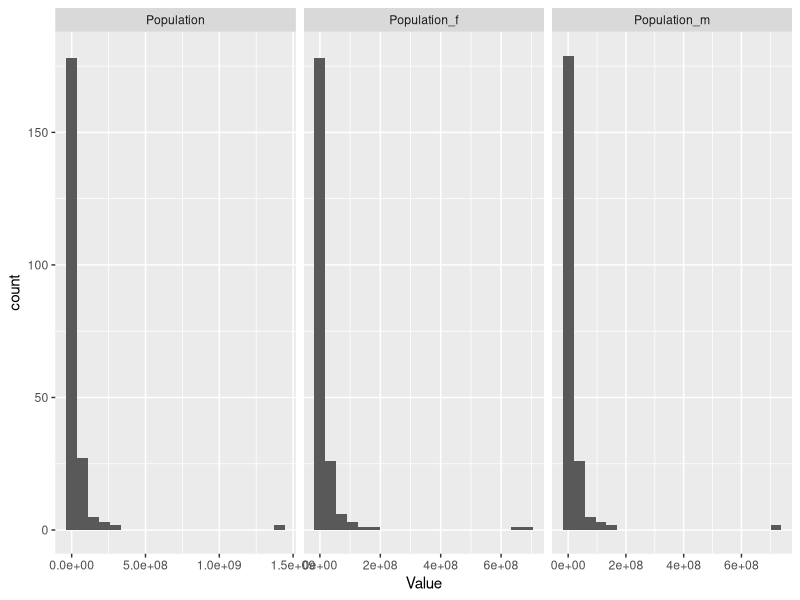

The R source for this figure: (Note: this script raises an error after producing the figure.)
## ---- chunk 1
# Load packages
library(tidyverse)
library(stringr)

## ---- chunk 2
# Import data
data <- read_csv("Final_clean_data.csv")
## ---- chunk 3
# Data wrangle
# Get the column names
column_names <- colnames(data)
world_data <- data |> slice(1:217)

# Assuming your dataset is named 'df' and the column is 'ColumnName'
world_data$Country <- str_to_upper(world_data$Country)
#world_data$Country

# Create a new column named "Region" in the dataset
world_data$Region <- NA
#colnames(world_data)

# List of East Asia and Pacific countries
east_asia_pacific_countries <- c("AMERICAN SAMOA", "AUSTRALIA", "BRUNEI DARUSSALAM", "CAMBODIA", "CHINA", "FIJI", "FRENCH POLYNESIA", "GUAM", "HONG KONG SAR, CHINA", "INDONESIA", "JAPAN", "KIRIBATI", "KOREA, DEM. PEOPLE'S REP.", "KOREA, REP.", "LAO PDR", "MACAO SAR, CHINA", "MALAYSIA", "MARSHALL ISLANDS", "MICRONESIA, FED. STS.", "MONGOLIA", "MYANMAR", "NAURU", "NEW CALEDONIA", "NEW ZEALAND", "NORTHERN MARIANA ISLANDS", "PALAU", "PAPUA NEW GUINEA", "PHILIPPINES", "SAMOA", "SINGAPORE", "SOLOMON ISLANDS", "THAILAND", "TIMOR-LESTE", "TONGA", "TUVALU", "VANUATU", "VIET NAM")
# Assign the "East Asia and Pacific" region to the specified countries
world_data$Region[world_data$Country %in% east_asia_pacific_countries] <- "East Asia and Pacific"

# List of Europe and Central Asia countries
europe_central_asia_countries <- c("ALBANIA", "ANDORRA", "ARMENIA", "AUSTRIA", "AZERBAIJAN", "BELARUS", "BELGIUM", "BOSNIA AND HERZEGOVINA", "BULGARIA", "CHANNEL ISLANDS", "CROATIA", "CYPRUS", "CZECHIA", "DENMARK", "ESTONIA", "FAROE ISLANDS", "FINLAND", "FRANCE", "GEORGIA", "GERMANY", "GIBRALTAR", "GREECE", "GREENLAND", "HUNGARY", "ICELAND", "IRELAND", "ISLE OF MAN", "ITALY", "KAZAKHSTAN", "KOSOVO", "KYRGYZ REPUBLIC", "LATVIA", "LIECHTENSTEIN", "LITHUANIA", "LUXEMBOURG", "MOLDOVA", "MONACO", "MONTENEGRO", "NETHERLANDS", "NORTH MACEDONIA", "NORWAY", "POLAND", "PORTUGAL", "ROMANIA", "RUSSIAN FEDERATION", "SAN MARINO", "SERBIA", "SLOVAK REPUBLIC", "SLOVENIA", "SPAIN", "SWEDEN", "SWITZERLAND", "TAJIKISTAN", "TURKIYE", "TURKMENISTAN", "UKRAINE", "UNITED KINGDOM", "UZBEKISTAN")
# Assign the "Europe and Central Asia" region to the specified countries
world_data$Region[world_data$Country %in% europe_central_asia_countries] <- "Europe and Central Asia"


# List of Latin America and Caribbean countries
latin_america_caribbean_countries <- c(
  "ANTIGUA AND BARBUDA", "ARGENTINA", "ARUBA", "BAHAMAS, THE", "BARBADOS", "BELIZE", "BOLIVIA", "BRAZIL", "BRITISH VIRGIN ISLANDS",
  "CAYMAN ISLANDS", "CHILE", "COLOMBIA", "COSTA RICA", "CUBA", "CURACAO", "DOMINICA", "DOMINICAN REPUBLIC", "ECUADOR", "EL SALVADOR",
  "GRENADA", "GUATEMALA", "GUYANA", "HAITI", "HONDURAS", "JAMAICA", "MEXICO", "NICARAGUA", "PANAMA", "PARAGUAY", "PERU", "PUERTO RICO",
  "SINT MAARTEN (DUTCH PART)", "ST. KITTS AND NEVIS", "ST. LUCIA", "ST. MARTIN (FRENCH PART)", "ST. VINCENT AND THE GRENADINES",
  "SURINAME", "TRINIDAD AND TOBAGO", "TURKS AND CAICOS ISLANDS", "URUGUAY", "VENEZUELA, RB", "VIRGIN ISLANDS (U.S.)"
)
# Assign the "Latin America and Caribbean" region to the specified countries
world_data$Region[world_data$Country %in% latin_america_caribbean_countries] <- "Latin America and Caribbean"


# List of Middle East and North Africa countries
middle_east_north_africa_countries <- c(
  "ALGERIA", "BAHRAIN", "DJIBOUTI", "EGYPT, ARAB REP.", "IRAN, ISLAMIC REP.", "IRAQ", "ISRAEL", "JORDAN", "KUWAIT", "LEBANON",
  "LIBYA", "MALTA", "MOROCCO", "OMAN", "QATAR", "SAUDI ARABIA", "SYRIAN ARAB REPUBLIC", "TUNISIA", "UNITED ARAB EMIRATES",
  "WEST BANK AND GAZA", "YEMEN, REP."
)
# Assign the "Middle East and North Africa" region to the specified countries
world_data$Region[world_data$Country %in% middle_east_north_africa_countries] <- "Middle East and North Africa"

# List of North American countries
north_american_countries <- c("BERMUDA", "CANADA", "UNITED STATES")
# Assign the "North America" region to the specified countries
world_data$Region[world_data$Country %in% north_american_countries] <- "North America"


# List of South Asian countries
south_asian_countries <- c("AFGHANISTAN", "BANGLADESH", "BHUTAN", "INDIA", "MALDIVES", "NEPAL", "PAKISTAN", "SRI LANKA")
# Assign the "South Asia" region to the specified countries
world_data$Region[world_data$Country %in% south_asian_countries] <- "South Asia"



sub_saharan_africa_countries <- c(
  "ANGOLA", "BENIN", "BOTSWANA", "BURKINA FASO", "BURUNDI", "CABO VERDE", "CAMEROON", "CENTRAL AFRICAN REPUBLIC",
  "CHAD", "COMOROS", "CONGO, DEM. REP.", "CONGO, REP.", "COTE D'IVOIRE", "EQUATORIAL GUINEA", "ERITREA", "ESWATINI",
  "ETHIOPIA", "GABON", "GAMBIA, THE", "GHANA", "GUINEA", "GUINEA-BISSAU", "KENYA", "LESOTHO", "LIBERIA", "MADAGASCAR",
  "MALAWI", "MALI", "MAURITANIA", "MAURITIUS", "MOZAMBIQUE", "NAMIBIA", "NIGER", "NIGERIA", "RWANDA", "SAO TOME AND PRINCIPE",
  "SENEGAL", "SEYCHELLES", "SIERRA LEONE", "SOMALIA", "SOUTH AFRICA", "SOUTH SUDAN", "SUDAN", "TANZANIA", "TOGO", "UGANDA",
  "ZAMBIA", "ZIMBABWE"
)
# Assign the "Sub-Saharan Africa" region to the specified countries
world_data$Region[world_data$Country %in% sub_saharan_africa_countries] <- "Sub-Saharan Africa"


View(world_data)
## ---- chunk 4
# Summary statistics for numerical variables
summary_data <- world_data %>% select_if(is.numeric)
summary(summary_data)

# Summary statistics for categorical variables
categorical_data <- world_data %>% select_if(is.factor)
summary(categorical_data)

# Visualization of numerical variables (histograms)
histogram_plots <- world_data %>% select_if(is.numeric) %>%
  gather(key = "Variable", value = "Value") %>%
  ggplot(aes(x = Value)) +
  geom_histogram(bins = 20) +
  facet_wrap(~Variable, scales = "free_x")

# Visualization of categorical variables (bar plots)
bar_plots <- world_data %>% select_if(is.factor) %>%
  gather(key = "Variable", value = "Value") %>%
  count(Value, sort = TRUE) %>%
  ggplot(aes(x = reorder(Value, -n), y = n)) +
  geom_bar(stat = "identity") +
  coord_flip() +
  facet_wrap(~Variable)

# Box plots for numerical variables
box_plots <- world_data %>% select_if(is.numeric) %>%
  gather(key = "Variable", value = "Value") %>%
  ggplot(aes(x = Variable, y = Value)) +
  geom_boxplot()

# Correlation matrix for numerical variables
correlation_matrix <- cor(summary_data)
correlation_matrix

# Scatterplot matrix for numerical variables
scatterplot_matrix <- ggpairs(summary_data)

# View the visualizations and correlation matrix
print(histogram_plots)
print(bar_plots)
print(box_plots)
print(correlation_matrix)
print(scatterplot_matrix)

## ---- chunk 5

## ---- chunk 6

## ---- chunk 7

